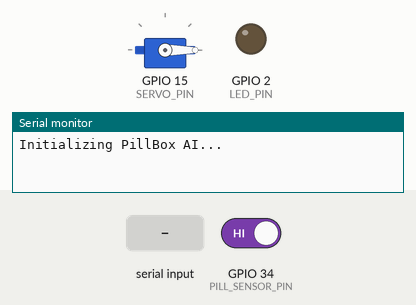
Recording of a sketch running on a simulated ESP32. Parts: servo, output pins drawn as LEDs (lit = HIGH), the last lines printed to the serial monitor. The test bench sets the inputs (shaded band); at power-on: GPIO 34 (PILL_SENSOR_PIN) HIGH. WiFi joins after 1.5 s; servers stay silent unless stated; nothing arrives over Bluetooth unless stated.

Above: at 1.8 s.
1.9 s: GPIO 34 (PILL_SENSOR_PIN) driven LOW
At 2.8 s:
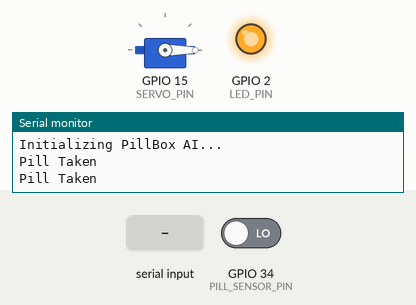
3.5 s: "DISPENSE\n" received over the second serial link
At 3.9 s:
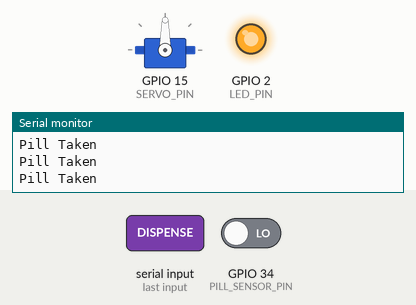
6.5 s: GPIO 34 (PILL_SENSOR_PIN) driven HIGH
At 7.5 s:
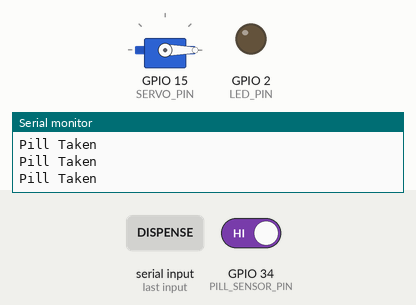
8.0 s: "DISPENSE\n" received over the second serial link
At 8.6 s:
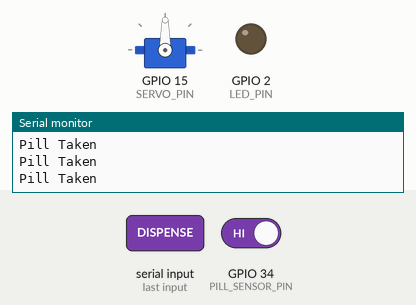
Timing chart, 0 to 11.0 s (numbered marks = the images above; inputs shaded):
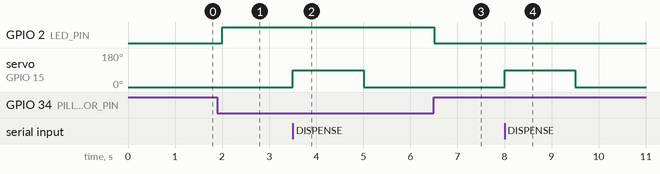

Measured:
- after the input at 1.9 s, GPIO 2 (LED_PIN): LOW → HIGH after 0.10 s
- after the input at 3.5 s, servo on GPIO 15 (SERVO_PIN): 0° → 90° at once, → 0° 1.5 s later
- after the input at 6.5 s, GPIO 2 (LED_PIN): HIGH → LOW at once
- after the input at 8.0 s, servo on GPIO 15 (SERVO_PIN): 0° → 90° at once, → 0° 1.5 s later

The sketch:

main_starter_.ino
```cpp
#include <WiFi.h>
#include <BluetoothSerial.h>
#include <Servo.h>

#define SERVO_PIN 15
#define PILL_SENSOR_PIN 34
#define LED_PIN 2

Servo pillServo;
BluetoothSerial SerialBT;

const char* ssid = "YourSSID";
const char* password = "YourPassword";

void setup() {
  Serial.begin(115200);
  SerialBT.begin("PillBoxAI");

  WiFi.begin(ssid, password);
  pinMode(LED_PIN, OUTPUT);
  pinMode(PILL_SENSOR_PIN, INPUT);
  pillServo.attach(SERVO_PIN);

  Serial.println("Initializing PillBox AI...");
  pillServo.write(0); // Initial position
}

void loop() {
  if (SerialBT.available()) {
    String command = SerialBT.readStringUntil('\n');
    handleBluetoothCommand(command);
  }

  if (digitalRead(PILL_SENSOR_PIN) == LOW) {
    Serial.println("Pill Taken");
    digitalWrite(LED_PIN, HIGH);
  } else {
    digitalWrite(LED_PIN, LOW);
  }

  delay(500);
}

void handleBluetoothCommand(String cmd) {
  cmd.trim();
  if (cmd == "DISPENSE") {
    pillServo.write(90);
    delay(1500);
    pillServo.write(0);
    Serial.println("Pill Dispensed");
    SerialBT.println("Pill Dispensed");
  } else {
    SerialBT.println("Unknown Command");
  }
}
```
